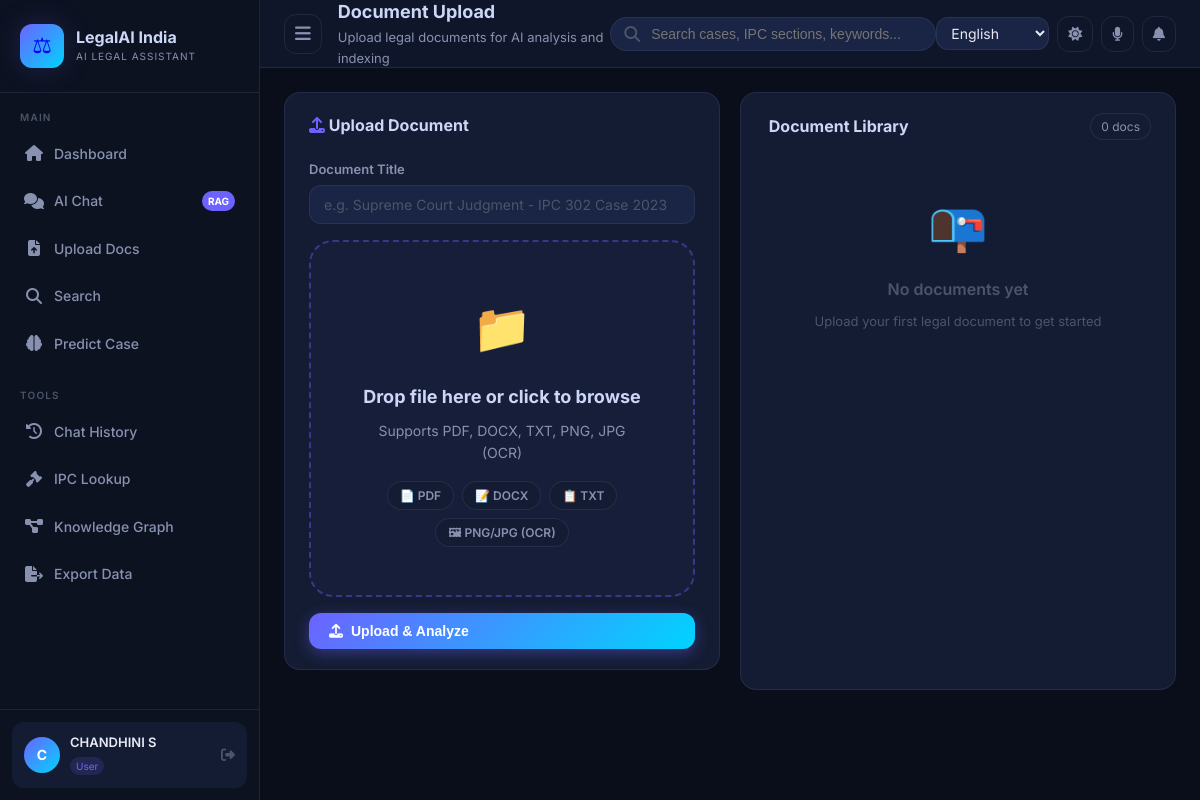
The page /document/1 (signed in) on the database its author committed.
### schema.py (models this page shows, shortened)
class User(UserMixin, db.Model):
    __tablename__ = "users"
    id: Mapped[int] = mapped_column(Integer, primary_key=True)
    username: Mapped[str] = mapped_column(String(80), unique=True, nullable=False, index=True)
    email: Mapped[str] = mapped_column(String(120), unique=True, nullable=False, index=True)
    password_hash: Mapped[str] = mapped_column(String(256), nullable=False)
    role: Mapped[str] = mapped_column(String(20), default="user", nullable=False)
    full_name: Mapped[Optional[str]] = mapped_column(String(150), nullable=True)
    is_active: Mapped[bool] = mapped_column(Boolean, default=True, nullable=False)
    is_verified: Mapped[bool] = mapped_column(Boolean, default=True, nullable=False)
    profile_pic: Mapped[Optional[str]] = mapped_column(String(255), nullable=True)
    last_login: Mapped[Optional[datetime]] = mapped_column(DateTime, nullable=True)
    created_at: Mapped[datetime] = mapped_column(DateTime, default=datetime.utcnow, nullable=False)
    updated_at: Mapped[Optional[datetime]] = mapped_column(
        DateTime, default=datetime.utcnow, onupdate=datetime.utcnow
    )
    documents: Mapped[list["Document"]] = relationship("Document", backref="owner", lazy="dynamic")
    chats: Mapped[list["ChatHistory"]] = relationship("ChatHistory", backref="user", lazy="dynamic")
    searches: Mapped[list["SearchHistory"]] = relationship("SearchHistory", backref="user", lazy="dynamic")
    predictions: Mapped[list["Prediction"]] = relationship("Prediction", backref="user", lazy="dynamic")

### app.py (the view)
@app.route("/document/<int:doc_id>")
@login_required
def document_detail(doc_id):
    doc = Document.query.get_or_404(doc_id)
    try:
        from nlp_engine import extract_timeline
        timeline = extract_timeline(doc.content or "")
    except Exception:
        timeline = []
    return render_template("document_detail.html" if Path("templates/document_detail.html").exists()
                           else "upload.html", doc=doc.to_dict(), timeline=timeline)

### app.py (called while the page is built)
@login_manager.user_loader
def load_user(user_id):
    return User.query.get(int(user_id))

@app.context_processor
def inject_globals():
    return {
        "app_name": "⚖ LegalAI India",
        "supported_languages": SUPPORTED_LANGUAGES,
        "case_categories": CASE_CATEGORIES,
        "current_year": datetime.now().year,
        "ollama_models": OLLAMA_AVAILABLE_MODELS,
        "enable_voice": ENABLE_VOICE,
        "enable_ocr": ENABLE_OCR,
        "enable_translation": ENABLE_TRANSLATION,
    }

### nlp_engine.py (called while the page is built, shortened)
def extract_timeline(text: str) -> List[Dict]:
    dates = extract_dates(text)
    timeline = []
    def sort_key(item):
        years = re.findall(r'\d{4}', item['date'])
        return years[0] if years else "0"
    return sorted(timeline, key=sort_key)

### schema.py (called while the page is built)
    def to_dict(self) -> dict:
        return {
            "id": self.id,
            "title": self.title,
            "filename": self.filename,
            "file_type": self.file_type,
            "file_size": self.file_size,
            "summary": self.summary or "",
            "keywords": json.loads(self.keywords) if self.keywords else [],
            "case_type": self.case_type or "Unknown",
            "ipc_sections": json.loads(self.ipc_sections) if self.ipc_sections else [],
            "judges": json.loads(self.judges) if self.judges else [],
            "is_indexed": self.is_indexed,
            "is_favorite": self.is_favorite,
            "word_count": self.word_count,
            "chunk_count": self.chunk_count,
            "created_at": str(self.created_at),
        }

### utils.py (called while the page is built)
def extract_dates(text: str) -> list:
    patterns = [
        r'\b\d{1,2}[/-]\d{1,2}[/-]\d{2,4}\b',
        r'\b\d{1,2}\s+(?:Jan|Feb|Mar|Apr|May|Jun|Jul|Aug|Sep|Oct|Nov|Dec)\w*\s+\d{4}\b',
        r'\b(?:January|February|March|April|May|June|July|August|September|October|November|December)\s+\d{1,2},?\s+\d{4}\b',
    ]
    dates = []
    for p in patterns:
        dates.extend(re.findall(p, text, re.IGNORECASE))
    return list(set(dates))

### templates/upload.html (shortened to what this page needs)
{% extends "base.html" %}
{% block page_title %}Document Upload{% endblock %}
{% block page_subtitle %}Upload legal documents for AI analysis and indexing{% endblock %}
{% block content %}
<div class="grid grid-2">
  <div>
    <div class="card" style="margin-bottom:20px;">
      <div class="card-header"><span class="card-title"><i class="fas fa-upload" style="color:var(--accent-primary)"></i> Upload Document</span></div>
      <div class="card-body">
        <form id="uploadForm" enctype="multipart/form-data">
          <div class="form-group">
            <label class="form-label">Document Title</label>
            <input type="text" name="title" id="docTitle" class="form-control" placeholder="e.g. Supreme Court Judgment - IPC 302 Case 2023">
          </div>
          <div class="upload-zone" id="uploadZone" onclick="document.getElementById('fileInput').click()">
            <div class="upload-icon">📁</div>
            <div class="upload-title">Drop file here or click to browse</div>
            <div class="upload-subtitle">Supports PDF, DOCX, TXT, PNG, JPG (OCR)</div>
            <div class="upload-formats">
              <span class="format-badge">📄 PDF</span>
              <span class="format-badge">📝 DOCX</span>
              <span class="format-badge">📋 TXT</span>
              <span class="format-badge">🖼 PNG/JPG (OCR)</span>
            </div>
          </div>
          <button type="submit" class="btn btn-primary w-full" style="margin-top:16px;" id="uploadBtn">
            <i class="fas fa-upload"></i> Upload & Analyze
          </button>
        </form>
      </div>
    </div>
  </div>
  <div class="card">
    <div class="card-header">
      <span class="card-title"> Document Library</span>
      <span class="tag">{{ documents | length }} docs</span>
    </div>
    <div class="card-body" style="padding:0;max-height:700px;overflow-y:auto;">
      {% if documents %}
      {% for doc in documents %}
      <div class="flex items-center gap-2" id="doc-{{ doc.id }}" style="padding:14px 20px;border-bottom:1px solid var(--border-color);transition:var(--transition);cursor:pointer;" onmouseover="this.style.background='var(--bg-card-hover)'" onmouseout="this.style.background=''">
        <div style="font-size:24px;flex-shrink:0;">
          {% if doc.file_type == 'pdf' %}📄
          {% elif doc.file_type == 'docx' %}📝
          {% elif doc.file_type in ['png','jpg','jpeg'] %}🖼
          {% else %}📋{% endif %}
        </div>
        <div style="flex:1;min-width:0;">
          <div style="font-size:13px;font-weight:600;color:var(--text-heading);white-space:nowrap;overflow:hidden;text-overflow:ellipsis;">
            {{ doc.title }}
          </div>
          <div class="flex gap-2" style="margin-top:4px;align-items:center;flex-wrap:wrap;">
            {% if doc.case_type %}
            <span class="result-badge badge-{{ doc.case_type.lower().replace(' ','') }}" style="font-size:10px;padding:1px 6px;">{{ doc.case_type }}</span>
            {% endif %}
            <span style="font-size:11px;color:var(--text-muted);">{{ doc.word_count or 0 }} words</span>
            <span style="font-size:11px;color:var(--text-muted);">{{ doc.created_at | format_date }}</span>
          </div>
        </div>
        <div class="flex gap-2" style="flex-shrink:0;">
          {% if doc.is_indexed %}
          <span title="Indexed in ChromaDB" style="color:var(--accent-green);font-size:14px;">✓</span>
          {% endif %}
          {% if doc.is_favorite %}
          <span style="color:var(--accent-gold);font-size:14px;">⭐</span>
          {% endif %}
          <button onclick="toggleFavorite({{ doc.id }}, this)" class="btn btn-ghost btn-sm btn-icon" title="Favorite" style="font-size:14px;">
            {% if doc.is_favorite %}⭐{% else %}☆{% endif %}
          </button>
          <button onclick="deleteDocument({{ doc.id }}, '{{ doc.title }}')" class="btn btn-ghost btn-sm btn-icon" title="Delete" style="color:var(--accent-red);">
            <i class="fas fa-trash"></i>
          </button>
        </div>
      </div>
      {% endfor %}
      {% else %}
      <div style="text-align:center;padding:48px;color:var(--text-muted);">
        <div style="font-size:48px;margin-bottom:12px;">📭</div>
        <div style="font-size:16px;font-weight:600;margin-bottom:8px;">No documents yet</div>
        <div style="font-size:13px;">Upload your first legal document to get started</div>
      </div>
      {% endif %}
    </div>
  </div>
</div>
{% endblock %}

### templates/base.html (shortened to what this page needs)
<!DOCTYPE html>
<html lang="en" data-theme="dark">
<head>
  <link rel="stylesheet" href="https://cdnjs.cloudflare.com/ajax/libs/font-awesome/6.5.0/css/all.min.css">
  <link rel="stylesheet" href="{{ url_for('static', filename='style.css') }}">
</head>
<body>
{% if current_user.is_authenticated %}
<div class="app-wrapper">
  <aside class="sidebar" id="sidebar">
    <a href="{{ url_for('index') }}" class="sidebar-logo">
      <div class="logo-icon">⚖</div>
      <div class="logo-text">
        <div class="logo-title">LegalAI India</div>
        <div class="logo-subtitle">AI Legal Assistant</div>
      </div>
    </a>
    <nav class="sidebar-nav">
      <div class="nav-section">
        <div class="nav-section-title">Main</div>
        <a href="{{ url_for('index') }}" class="nav-item {% if request.endpoint == 'index' %}active{% endif %}">
          <span class="nav-icon"><i class="fas fa-home"></i></span>
          <span>Dashboard</span>
        </a>
        <a href="{{ url_for('chat') }}" class="nav-item {% if request.endpoint == 'chat' %}active{% endif %}">
          <span class="nav-icon"><i class="fas fa-comments"></i></span>
          <span>AI Chat</span>
          <span class="nav-badge">RAG</span>
        </a>
        <a href="{{ url_for('upload') }}" class="nav-item {% if request.endpoint == 'upload' %}active{% endif %}">
          <span class="nav-icon"><i class="fas fa-file-upload"></i></span>
          <span>Upload Docs</span>
        </a>
        <a href="{{ url_for('search') }}" class="nav-item {% if request.endpoint == 'search' %}active{% endif %}">
          <span class="nav-icon"><i class="fas fa-search"></i></span>
          <span>Search</span>
        </a>
        <a href="{{ url_for('predict') }}" class="nav-item {% if request.endpoint == 'predict' %}active{% endif %}">
          <span class="nav-icon"><i class="fas fa-brain"></i></span>
          <span>Predict Case</span>
        </a>
      </div>
      <div class="nav-section">
        <div class="nav-section-title">Tools</div>
        <a href="{{ url_for('history') }}" class="nav-item {% if request.endpoint == 'history' %}active{% endif %}">
          <span class="nav-icon"><i class="fas fa-history"></i></span>
          <span>Chat History</span>
        </a>
        <a href="/search?mode=ipc" class="nav-item">
          <span class="nav-icon"><i class="fas fa-gavel"></i></span>
          <span>IPC Lookup</span>
        </a>
        <a href="#" onclick="toggleKnowledgeGraph(event)" class="nav-item">
          <span class="nav-icon"><i class="fas fa-project-diagram"></i></span>
          <span>Knowledge Graph</span>
        </a>
        <a href="{{ url_for('export_docs_csv') }}" class="nav-item">
          <span class="nav-icon"><i class="fas fa-file-export"></i></span>
          <span>Export Data</span>
        </a>
      </div>
    </nav>
    <div class="sidebar-footer">
      <div class="user-card" onclick="location.href='{{ url_for('logout') }}'">
        <div class="user-avatar">
          {{ (current_user.full_name or current_user.username)[0].upper() }}
        </div>
        <div class="user-info">
          <div class="user-name">{{ current_user.full_name or current_user.username }}</div>
          <span class="user-role">{{ current_user.role }}</span>
        </div>
        <i class="fas fa-sign-out-alt" style="color: var(--text-muted); font-size: 14px;"></i>
      </div>
    </div>
  </aside>
  <main class="main-content">
    <header class="topbar">
      <div class="topbar-left">
        <button onclick="toggleSidebar()" class="btn btn-ghost btn-icon" style="font-size:18px;">
          <i class="fas fa-bars"></i>
        </button>
        <div>
          <div class="page-title">{% block page_title %}Dashboard{% endblock %}</div>
          <div class="page-subtitle">{% block page_subtitle %}AI Legal Assistant for Indian Law{% endblock %}</div>
        </div>
      </div>
      <div class="topbar-search">
        <i class="fas fa-search search-icon"></i>
        <input type="text" placeholder="Search cases, IPC sections, keywords..."
               id="globalSearch" onkeydown="if(event.key==='Enter') window.location='/search?q='+this.value">
      </div>
      <div class="topbar-actions">
        <select id="langSelector" class="form-control" style="width:auto;padding:6px 10px;" onchange="setLanguage(this.value)">
          {% for code, name in supported_languages.items() %}
          <option value="{{ code }}" {% if code == 'en' %}selected{% endif %}>{{ name }}</option>
          {% endfor %}
        </select>
        <button onclick="toggleTheme()" class="btn btn-ghost btn-icon" id="themeToggle" data-tooltip="Toggle Theme">
          <i class="fas fa-moon" id="themeIcon"></i>
        </button>
        {% if enable_voice %}
        <button onclick="toggleVoice()" class="btn btn-ghost btn-icon" id="voiceBtn" data-tooltip="Voice Input">
          <i class="fas fa-microphone"></i>
        </button>
        {% endif %}
        <button class="btn btn-ghost btn-icon" data-tooltip="Notifications">
          <i class="fas fa-bell"></i>
        </button>
      </div>
    </header>
    <div class="content-area">
      {% block content %}{% endblock %}
    </div>
  </main>
</div>
{% else %}
{% block auth_content %}{% endblock %}
{% endif %}
</body>
</html>

### templates/base.html (style rules this page uses)
html { transition: color-scheme 0.3s; }

### rows shown on the page
User: full_name "C", full_name "CHANDHINI S", role "User"

### other values the page prints
{{ documents | length }} "0"
form field value "English"
